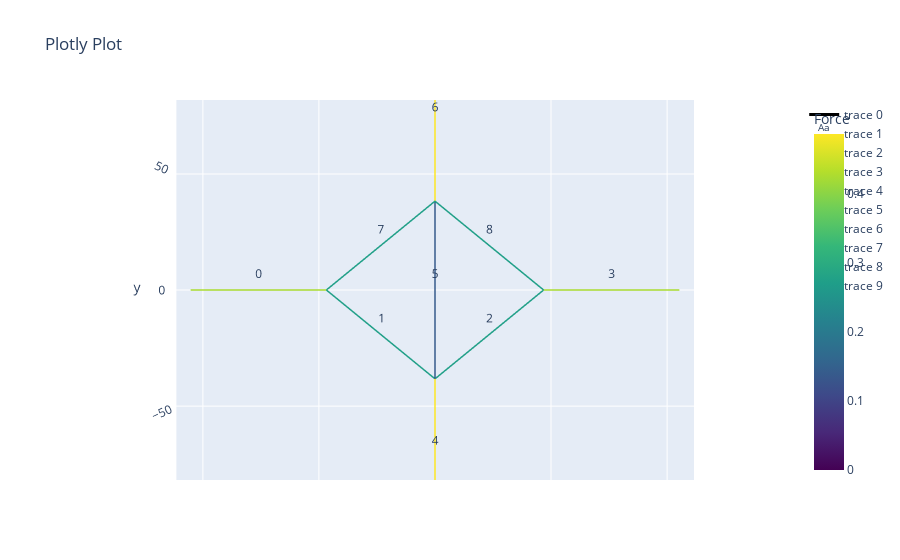

Notebook code cell kept with this figure:
### Markdown cell above
### Step 1: Define the network

### Code cell
# Note that the coordinates of the vertices will change after equilibrium is reached.
vertices    = np.array([[-10, 0, 0], [-5, 0,0], [5, 0, 0], [10, 0, 0], [0,-10,0], [0,-5,0], [0,5,0], [0,10,0]])*10.5  # The coordinates of the vertices in mm
edges       = [[0, 1], [1, 5], [5, 2], [2, 3], [4, 5], [5, 6], [6,7], [1, 6], [6, 2]]                  # The edges of the network.
paths       = [[0, 1, 2, 3], [4, 5, 6], [7, 8]]   # 3D printable paths. Ensure an edge is not flipped.
directions  = [1, 1, 1, 1, 1, 1, 1, 1, 1]          # Flip the curvature of an edge by setting the direction to -1.

scalar = 110
q_ring      = .5
q_connectors = .8
q_center    = .2
q           = np.array([q_connectors, q_ring, q_ring, q_connectors, q_connectors, q_center, q_connectors, q_ring, q_ring])/scalar
# q[2]        = 1.5/scalar
# q[-1]        = 1.5/scalar
fixed       = [0, 3, 4, 7]
# model_name  = 'VS_ring{}_connectors{}_center{}_as{}'.format(q_ring, q_connectors, q_center, q[2]*scalar)
# model_name  = 'VS_ring{}_connectors{}_center{}_as{}_asr{}_s{}'.format(q_ring, q_connectors, q_center, q[2]*scalar, q[-1]*scalar, scalar)
model_name  = 'unit_cell'

# Create the network
net = Network_custom.from_fd(vertices, edges, q, fixed, paths = paths, dir = directions)

# The topology of structure is fixed after generation, but you can update force densities after making the network
# q[0] = .10
# net.update_shape(q)

# Plot the network like this
net.net_plot(color=True, elables = True, vlabels = False)

(net.vertices == vertices).all() # Please understand that this is False
np.max(net.f)/0.078294515

# import matplotlib.pyplot as plt
# cmap = plt.get_cmap('viridis')

# Convert to TikZ RGB format
# f_plot = (net.f - np.min(net.f)) / (np.max(net.f) - np.min(net.f))
# for val in f_plot:
#     r, g, b, _ = cmap(val)  # Get RGBA (ignore A)color={rgb,1:red,0.282;green,0.141;blue,0.458}
#     print("\draw[thick, color = {" + f"rgb,1:red,{r:.3f}; green,{g:.3f};blue, {b:.3f}"+"}]")

np.max(net.f)/0.078294515

### Figure 1 — Plotly figure (JSON) as saved in the notebook; plotly's stock layout.template omitted (floating-point values rounded to 4 significant figures)
{"data": [{"line": {"color": [0.4242, 0.4242, 0, 0.2741, 0.2741, 0, 0.2741, 0.2741, 0, 0.4242, 0.4242, 0, 0.486, 0.486, 0, 0.1388, 0.1388, 0, 0.486, 0.486, 0, 0.2741, 0.2741, 0, 0.2741, 0.2741, 0], "colorbar": {"title": {"text": "Force"}}, "colorscale": [[0, "#440154"], [0.1111, "#482878"], [0.2222, "#3e4989"], [0.3333, "#31688e"], [0.4444, "#26828e"], [0.5556, "#1f9e89"], [0.6667, "#35b779"], [0.7778, "#6ece58"], [0.8889, "#b5de2b"], [1, "#fde725"]], "showscale": true, "width": 3}, "mode": "lines", "type": "scatter3d", "x": [-105, -46.67, null, -46.67, -1.64e-15, null, -1.64e-15, 46.67, null, 46.67, 105, null, 0, -1.64e-15, null, -1.64e-15, -3.393e-15, null, -3.393e-15, 0, null, -46.67, -3.393e-15, null, -3.393e-15, 46.67, null], "y": [0, 1.696e-15, null, 1.696e-15, -38.18, null, -38.18, 2.075e-15, null, 2.075e-15, 0, null, -105, -38.18, null, -38.18, 38.18, null, 38.18, 105, null, 1.696e-15, 38.18, null, 38.18, 2.075e-15, null], "z": [0, 0, null, 0, 0, null, 0, 0, null, 0, 0, null, 0, 0, null, 0, 0, null, 0, 0, null, 0, 0, null, 0, 0, null]}, {"mode": "text", "text": ["0"], "type": "scatter3d", "x": [-75.83], "y": [8.481e-16], "z": [0]}, {"mode": "text", "text": ["1"], "type": "scatter3d", "x": [-23.33], "y": [-19.09], "z": [0]}, {"mode": "text", "text": ["2"], "type": "scatter3d", "x": [23.33], "y": [-19.09], "z": [0]}, {"mode": "text", "text": ["3"], "type": "scatter3d", "x": [75.83], "y": [1.037e-15], "z": [0]}, {"mode": "text", "text": ["4"], "type": "scatter3d", "x": [-8.202e-16], "y": [-71.59], "z": [0]}, {"mode": "text", "text": ["5"], "type": "scatter3d", "x": [-2.517e-15], "y": [3.553e-15], "z": [0]}, {"mode": "text", "text": ["6"], "type": "scatter3d", "x": [-1.697e-15], "y": [71.59], "z": [0]}, {"mode": "text", "text": ["7"], "type": "scatter3d", "x": [-23.33], "y": [19.09], "z": [0]}, {"mode": "text", "text": ["8"], "type": "scatter3d", "x": [23.33], "y": [19.09], "z": [0]}], "layout": {"scene": {"aspectmode": "data", "camera": {"center": {"x": 0, "y": 0, "z": 0}, "eye": {"x": 0, "y": 0, "z": 5.25}, "up": {"x": 0, "y": 1, "z": 0}}}, "title": {"text": "Plotly Plot"}}}
